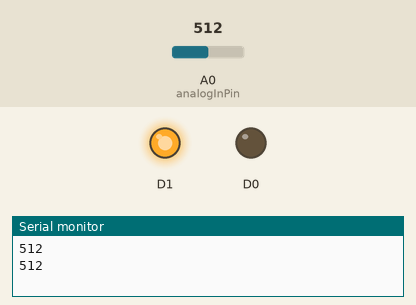
Simulated run of this sketch. Board: ESP8266 (NodeMCU). Parts: output pins drawn as LEDs (lit = HIGH), the last lines printed to the serial monitor. Inputs (shaded band) come from the test bench; at power-on: A0 (analogInPin) = 512.

Above: at 1.8 s.
1.9 s: A0 (analogInPin) set to 882
3.4 s: A0 (analogInPin) set to 915
At 4.5 s:
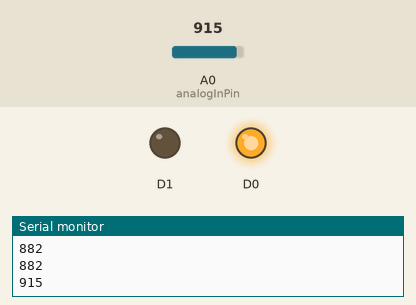
5.5 s: A0 (analogInPin) set to 900
At 7.2 s:
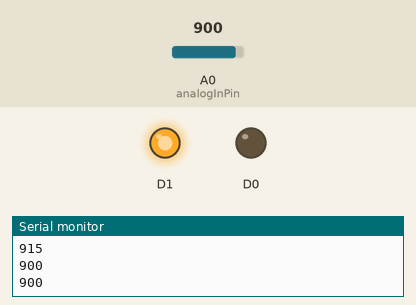
7.5 s: A0 (analogInPin) set to 1023
At 8.8 s:
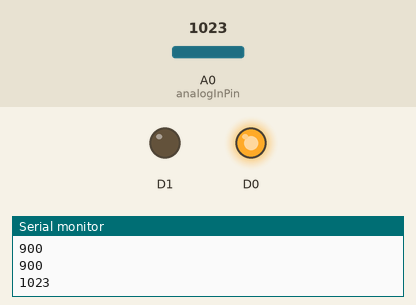
Timing chart, 0 to 10.5 s (numbered marks = the images above; inputs shaded):
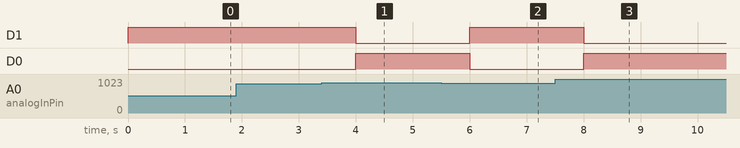

The sketch:

Q1-8-2.ino
```cpp
const int analogInPin = A0;  // ESP8266 Analog Pin ADC0 = A0
int sensorValue = 0;
void setup() {
  // put your setup code here, to run once:
  Serial.begin(115200);
  pinMode(D0, OUTPUT);
  pinMode(D1, OUTPUT);
}
void loop() {
  // read the analog in value
  sensorValue = analogRead(analogInPin);

  // print the readings in the Serial Monitor
  Serial.println(sensorValue);
  if (sensorValue > 900){
      digitalWrite(D0, HIGH);
      digitalWrite(D1, LOW);
    }
  else {
      digitalWrite(D0, LOW);
      digitalWrite(D1, HIGH);
    }
  delay(1000);
}
```

Measured:
- the behaviour switches between 900 and 901 on A0 (analogInPin) (found by bisection; images 0 and 1)
- after the input at 3.4 s, D1: HIGH → LOW after 0.60 s; D0: LOW → HIGH after 0.60 s
- after the input at 5.5 s, D1: LOW → HIGH after 0.50 s; D0: HIGH → LOW after 0.50 s
- after the input at 7.5 s, D1: HIGH → LOW after 0.50 s; D0: LOW → HIGH after 0.50 s
